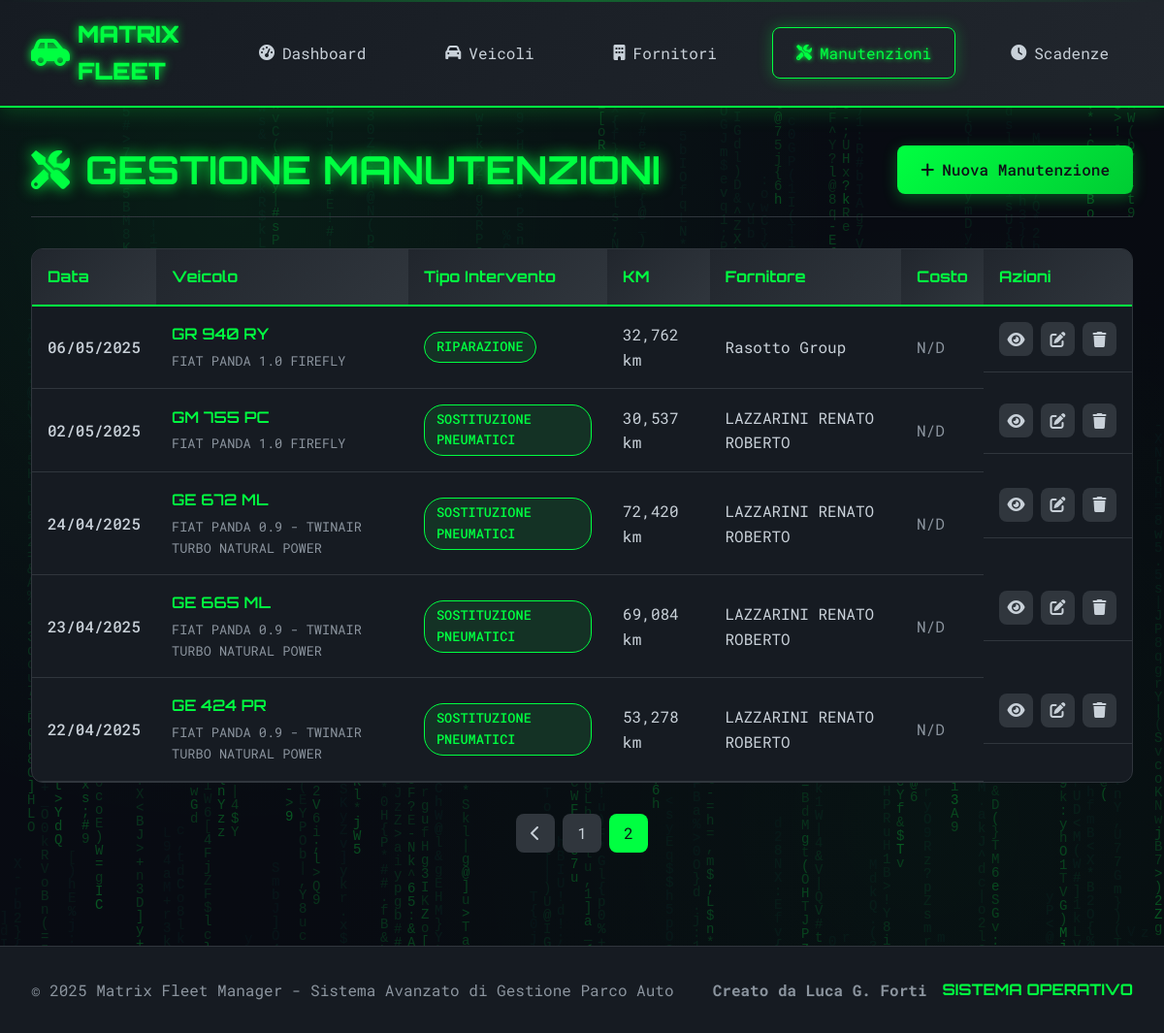
The page /manutenzioni/?page=2 on the database its author committed.
### app/models.py (models this page shows, shortened)
class Manutenzione(db.Model):
    __tablename__ = 'manutenzioni'
    id = db.Column(db.Integer, primary_key=True)
    veicolo_id = db.Column(db.Integer, db.ForeignKey('veicoli.id'), nullable=False)
    fornitore_id = db.Column(db.Integer, db.ForeignKey('fornitori.id'))
    data_intervento = db.Column(db.Date, nullable=False)
    km_intervento = db.Column(db.Integer, nullable=False)
    tipo_intervento = db.Column(db.String(100), nullable=False)
    descrizione = db.Column(db.Text)
    costo = db.Column(db.Numeric(10, 2))
    numero_fattura = db.Column(db.String(50))
    data_fattura = db.Column(db.Date)
    garanzia_mesi = db.Column(db.Integer, default=0)
    prossima_scadenza_km = db.Column(db.Integer)
    note = db.Column(db.Text)
    nucleo = db.Column(db.String(50), default='Via Capitel')
    data_creazione = db.Column(db.DateTime, default=datetime.utcnow)

class Veicolo(db.Model):
    __tablename__ = 'veicoli'
    id = db.Column(db.Integer, primary_key=True)
    targa = db.Column(db.String(10), nullable=False, unique=True)
    marca = db.Column(db.String(50), nullable=False)
    modello = db.Column(db.String(50), nullable=False)
    anno_immatricolazione = db.Column(db.Integer, nullable=False)
    data_immatricolazione = db.Column(db.Date, nullable=False)
    km_attuali = db.Column(db.Integer, default=0)
    carburante = db.Column(db.String(20), nullable=False)
    carburante_personalizzato = db.Column(db.String(50))  # NUOVO CAMPO
    cilindrata = db.Column(db.Integer)
    colore = db.Column(db.String(30))
    stato = db.Column(db.String(20), default='Attivo')
    note = db.Column(db.Text)
    carta_carburante = db.Column(db.String(100))
    pin_carburante = db.Column(db.String(20))
    societa_noleggio_id = db.Column(db.Integer, db.ForeignKey('fornitori.id'))
    nucleo = db.Column(db.String(50), default='Via Capitel')
    data_creazione = db.Column(db.DateTime, default=datetime.utcnow)
    manutenzioni = db.relationship('Manutenzione', backref='veicolo', lazy=True,
                                 order_by='desc(Manutenzione.data_intervento)')
    scadenze = db.relationship('Scadenza', backref='veicolo', lazy=True,
                              order_by='desc(Scadenza.data_scadenza)')
    societa_noleggio = db.relationship('Fornitore', foreign_keys=[societa_noleggio_id])

class Fornitore(db.Model):
    __tablename__ = 'fornitori'
    id = db.Column(db.Integer, primary_key=True)
    ragione_sociale = db.Column(db.String(100), nullable=False)
    partita_iva = db.Column(db.String(20), unique=True)
    codice_fiscale = db.Column(db.String(20))
    indirizzo = db.Column(db.String(200))
    citta = db.Column(db.String(50), nullable=False)
    cap = db.Column(db.String(10), nullable=False)
    provincia = db.Column(db.String(5))
    telefono = db.Column(db.String(20))
    telefono_2 = db.Column(db.String(20))  # NUOVO CAMPO
    telefono_3 = db.Column(db.String(20))  # NUOVO CAMPO
    email = db.Column(db.String(100))
    email_2 = db.Column(db.String(100))    # NUOVO CAMPO
    email_3 = db.Column(db.String(100))    # NUOVO CAMPO
    referente = db.Column(db.String(100))
    settore = db.Column(db.String(50))
    settore_2 = db.Column(db.String(50))   # NUOVO CAMPO
    settore_3 = db.Column(db.String(50))   # NUOVO CAMPO
    settore_personalizzato = db.Column(db.String(100))  # NUOVO CAMPO
    note = db.Column(db.Text)
    attivo = db.Column(db.Boolean, default=True)
    nucleo = db.Column(db.String(50), default='Via Capitel')
    data_creazione = db.Column(db.DateTime, default=datetime.utcnow)
    manutenzioni = db.relationship('Manutenzione', backref='fornitore', lazy=True,
                                 order_by='desc(Manutenzione.data_intervento)')
    veicoli_noleggio = db.relationship('Veicolo', foreign_keys='Veicolo.societa_noleggio_id',
                                     backref='fornitore_noleggio')

### app/routes/manutenzioni.py (the view)
@manutenzioni_bp.route('/')
def index_manutenzioni():
    page = request.args.get('page', 1, type=int)
    manutenzioni = Manutenzione.query.order_by(
        Manutenzione.data_intervento.desc()
    ).paginate(page=page, per_page=10, error_out=False)
    return render_template('manutenzioni/index.html', manutenzioni=manutenzioni)

### app/templates/manutenzioni/index.html (shortened to what this page needs)
{% extends "base.html" %}
{% block content %}
<div class="page-container">
    <div class="page-header">
        <h1 class="page-title">
            <i class="fas fa-tools"></i>
        </h1>
        <div class="page-actions">
            <a href="{{ url_for('manutenzioni.aggiungi_manutenzione') }}" class="btn btn-primary">
                <i class="fas fa-plus"></i> Nuova Manutenzione
            </a>
        </div>
    </div>
    <div class="data-table-container">
        <table class="data-table">
            <thead>
                <tr>
                    <th>Data</th>
                    <th>Veicolo</th>
                    <th>Tipo Intervento</th>
                    <th>KM</th>
                    <th>Fornitore</th>
                    <th>Costo</th>
                    <th>Azioni</th>
                </tr>
            </thead>
            <tbody>
                {% for manutenzione in manutenzioni.items %}
                <tr>
                    <td class="highlight">{{ manutenzione.data_intervento.strftime('%d/%m/%Y') }}</td>
                    <td>
                        <div class="vehicle-info">
                            <div class="vehicle-plate">{{ manutenzione.veicolo.targa }}</div>
                            <div class="vehicle-model">{{ manutenzione.veicolo.marca }} {{ manutenzione.veicolo.modello }}</div>
                        </div>
                    </td>
                    <td>
                        <span class="badge badge-intervento">{{ manutenzione.tipo_intervento }}</span>
                    </td>
                    <td>{{ "{:,}".format(manutenzione.km_intervento) }} km</td>
                    <td>{{ manutenzione.fornitore.ragione_sociale if manutenzione.fornitore else 'N/D' }}</td>
                    <td>
                        {% if manutenzione.costo %}
                            <span class="cost-value">€{{ "%.2f"|format(manutenzione.costo) }}</span>
                        {% else %}
                            <span class="text-muted">N/D</span>
                        {% endif %}
                    </td>
                    <td class="actions">
                        <a href="{{ url_for('manutenzioni.dettaglio_manutenzione', id=manutenzione.id) }}" class="btn-action" title="Visualizza">
                            <i class="fas fa-eye"></i>
                        </a>
                        <a href="{{ url_for('manutenzioni.modifica_manutenzione', id=manutenzione.id) }}" class="btn-action" title="Modifica">
                            <i class="fas fa-edit"></i>
                        </a>
                        <a href="{{ url_for('manutenzioni.elimina_manutenzione', id=manutenzione.id) }}" class="btn-action delete" title="Elimina" onclick="return confirm('Sei sicuro di voler eliminare questa manutenzione?')">
                            <i class="fas fa-trash"></i>
                        </a>
                    </td>
                </tr>
                {% endfor %}
            </tbody>
        </table>
    </div>
    {% if manutenzioni.pages > 1 %}
    <div class="pagination">
        {% if manutenzioni.has_prev %}
            <a href="{{ url_for('manutenzioni.index_manutenzioni', page=manutenzioni.prev_num) }}" class="page-btn">
                <i class="fas fa-chevron-left"></i>
            </a>
        {% endif %}
        {% for page_num in manutenzioni.iter_pages() %}
            {% if page_num %}
                {% if page_num != manutenzioni.page %}
                    <a href="{{ url_for('manutenzioni.index_manutenzioni', page=page_num) }}" class="page-btn">{{ page_num }}</a>
                {% else %}
                    <span class="page-btn active">{{ page_num }}</span>
                {% endif %}
            {% endif %}
        {% endfor %}
    </div>
    {% endif %}
</div>
{% endblock %}

### app/static/css/matrix_style.css (style rules this page uses)
:root { --matrix-green: #00ff41; --matrix-green-dark: #00cc33; --matrix-green-light: #4dff80; --matrix-black: #0d1117; --matrix-dark: #161b22; --matrix-darker: #0a0e13; --matrix-gray: #21262d; --matrix-light-gray: #30363d; --matrix-text: #c9d1d9; --matrix-text-dim: #8b949e; --matrix-danger: #ff4757; --matrix-warning: #ffa502; --matrix-success: #2ed573; --matrix-info: #3742fa; }
* { margin: 0; padding: 0; box-sizing: border-box; }
body { font-family: 'Roboto Mono', monospace; background: var(--matrix-black); color: var(--matrix-text); overflow-x: hidden; line-height: 1.6; position: relative; }
.page-title { font-family: 'Orbitron', monospace; font-size: 2.5rem; font-weight: 700; color: var(--matrix-green); text-shadow: 0 0 15px var(--matrix-green); display: flex; align-items: center; gap: 1rem; }
.btn { display: inline-flex; align-items: center; gap: 0.5rem; padding: 0.75rem 1.5rem; border: none; border-radius: 8px; text-decoration: none; font-family: inherit; font-weight: 500; cursor: pointer; transition: all 0.3s ease; position: relative; overflow: hidden; }
.btn::before { content: ''; position: absolute; top: 0; left: -100%; width: 100%; height: 100%; background: linear-gradient(90deg, transparent, rgba(255, 255, 255, 0.1), transparent); transition: left 0.5s; }
.btn-primary { background: linear-gradient(135deg, var(--matrix-green) 0%, var(--matrix-green-dark) 100%); color: var(--matrix-black); box-shadow: 0 4px 15px rgba(0, 255, 65, 0.3); }
.page-container { max-width: 1200px; margin: 0 auto; }
.page-header { display: flex; justify-content: space-between; align-items: center; margin-bottom: 2rem; padding-bottom: 1rem; border-bottom: 1px solid var(--matrix-light-gray); }
.page-actions { display: flex; gap: 1rem; align-items: center; }
.data-table-container { background: var(--matrix-dark); border-radius: 12px; overflow: hidden; border: 1px solid var(--matrix-light-gray); margin-bottom: 2rem; }
.data-table { width: 100%; border-collapse: collapse; }
.data-table th { background: linear-gradient(135deg, var(--matrix-gray) 0%, var(--matrix-light-gray) 100%); color: var(--matrix-green); padding: 1rem; text-align: left; font-family: 'Orbitron', monospace; font-weight: 700; border-bottom: 2px solid var(--matrix-green); }
.data-table td { padding: 1rem; border-bottom: 1px solid var(--matrix-light-gray); color: var(--matrix-text); }
.highlight { color: var(--matrix-green); font-weight: 500; }
.text-muted { color: var(--matrix-text-dim); }
.vehicle-info { display: flex; flex-direction: column; gap: 0.25rem; }
.vehicle-plate { font-weight: 600; color: var(--matrix-green); font-family: 'Orbitron', monospace; }
.vehicle-model { font-size: 0.85rem; color: var(--matrix-text-dim); }
.badge { display: inline-block; padding: 0.25rem 0.75rem; border-radius: 20px; font-size: 0.85rem; font-weight: 500; text-transform: uppercase; }
.badge-intervento { background: rgba(0, 255, 65, 0.1); color: var(--matrix-green); border: 1px solid var(--matrix-green); }
.actions { display: flex; gap: 0.5rem; }
.btn-action { display: inline-flex; align-items: center; justify-content: center; width: 35px; height: 35px; border-radius: 8px; background: var(--matrix-light-gray); color: var(--matrix-text); text-decoration: none; transition: all 0.3s ease; }
.pagination { display: flex; justify-content: center; gap: 0.5rem; margin-top: 2rem; }
.page-btn { display: flex; align-items: center; justify-content: center; width: 40px; height: 40px; background: var(--matrix-light-gray); color: var(--matrix-text); text-decoration: none; border-radius: 8px; transition: all 0.3s ease; }
.page-btn:hover, .page-btn.active { background: var(--matrix-green); color: var(--matrix-black); }

### rows shown on the page
Manutenzione: data_intervento "06/05/2025", veicolo.targa "GR 940 RY", veicolo.marca "FIAT", veicolo.modello "PANDA 1.0 FIREFLY", tipo_intervento "RIPARAZIONE", km_intervento "32,762", fornitore "Rasotto Group", shows "N/D"
Manutenzione: data_intervento "02/05/2025", veicolo.targa "GM 755 PC", veicolo.marca "FIAT", veicolo.modello "PANDA 1.0 FIREFLY", tipo_intervento "SOSTITUZIONE PNEUMATICI", km_intervento "30,537", fornitore "LAZZARINI RENATO ROBERTO", shows "N/D"
Manutenzione: data_intervento "24/04/2025", veicolo.targa "GE 672 ML", veicolo.marca "FIAT", veicolo.modello "PANDA 0.9 - TWINAIR TURBO NATURAL POWER", tipo_intervento "SOSTITUZIONE PNEUMATICI", km_intervento "72,420", fornitore "LAZZARINI RENATO ROBERTO", shows "N/D"
Manutenzione: data_intervento "23/04/2025", veicolo.targa "GE 665 ML", veicolo.marca "FIAT", veicolo.modello "PANDA 0.9 - TWINAIR TURBO NATURAL POWER", tipo_intervento "SOSTITUZIONE PNEUMATICI", km_intervento "69,084", fornitore "LAZZARINI RENATO ROBERTO", shows "N/D"
Manutenzione: data_intervento "22/04/2025", veicolo.targa "GE 424 PR", veicolo.marca "FIAT", veicolo.modello "PANDA 0.9 - TWINAIR TURBO NATURAL POWER", tipo_intervento "SOSTITUZIONE PNEUMATICI", km_intervento "53,278", fornitore "LAZZARINI RENATO ROBERTO", shows "N/D"

### other values the page prints
{{ page_num }} "1"
{{ page_num }} "2"
